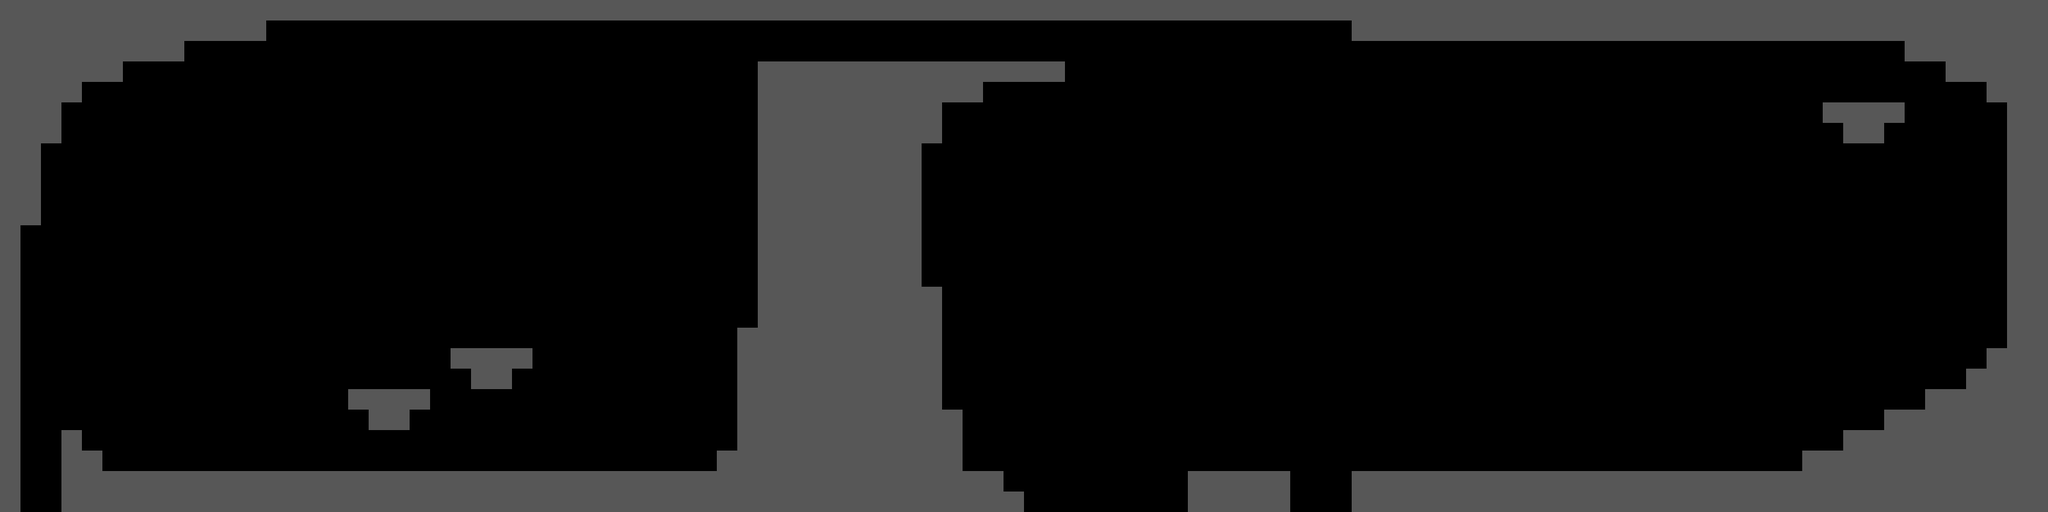

Tiled map render using the project's own tile images. Description and the whole map definition, tile-layer contents included, below:
An orthogonal 100x25 tile map with 32x32 px tiles, 1 tile layer (Tile Layer 1).

<map version="1.0" tiledversion="1.0.3" orientation="orthogonal" renderorder="right-down" width="100" height="25" tilewidth="32" tileheight="32" nextobjectid="1">
 <tileset firstgid="1" source="../tilesets/tileset.tsx" />
 <layer name="Tile Layer 1" width="100" height="25">
  <data encoding="csv">
2,2,2,2,2,2,2,2,2,2,2,2,2,2,2,2,2,2,2,2,2,2,2,2,2,2,2,2,2,2,2,2,2,2,2,2,2,2,2,2,2,2,2,2,2,2,2,2,2,2,2,2,2,2,2,2,2,2,2,2,2,2,2,2,2,2,2,2,2,2,2,2,2,2,2,2,2,2,2,2,2,2,2,2,2,2,2,2,2,2,2,2,2,2,2,2,2,2,2,2,
2,2,2,2,2,2,2,2,2,2,2,2,2,0,0,4,4,4,4,4,4,4,4,4,4,4,4,4,4,4,4,4,4,4,4,4,4,4,4,4,4,4,4,4,4,4,4,4,4,4,0,0,0,0,0,0,0,0,0,0,0,0,0,0,0,0,2,2,2,2,2,2,2,2,2,2,2,2,2,2,2,2,2,2,2,2,2,2,2,2,2,2,2,2,2,2,2,2,2,2,
2,2,2,2,2,2,2,2,2,0,0,0,0,0,0,0,4,4,4,4,4,4,4,4,4,4,4,4,4,4,4,4,4,4,4,4,4,4,4,4,4,4,4,4,4,4,4,4,4,4,0,0,0,0,0,0,0,0,0,0,0,0,0,0,0,0,0,0,0,0,0,0,0,0,0,0,0,0,0,0,0,0,0,0,0,0,0,0,0,0,0,0,0,2,2,2,2,2,2,2,
2,2,2,2,2,2,0,0,0,0,0,0,0,0,0,0,4,4,4,4,4,4,4,4,4,4,4,4,4,4,4,4,4,4,4,4,4,2,2,2,2,2,2,2,2,2,2,2,2,2,2,2,0,0,0,0,0,0,0,0,0,0,0,0,0,0,0,0,0,0,0,0,0,0,0,0,0,0,0,0,0,0,0,0,0,0,0,0,0,0,0,0,0,0,0,2,2,2,2,2,
2,2,2,2,0,0,0,0,0,0,0,0,0,0,0,0,4,4,4,4,4,4,4,4,4,4,4,4,4,4,4,4,4,4,4,4,4,2,2,2,2,2,2,2,2,2,2,2,0,0,0,0,0,0,0,0,0,0,0,0,0,0,0,0,0,0,0,0,0,0,0,0,0,0,0,0,0,0,0,0,0,0,0,0,0,0,0,0,0,0,0,0,0,0,0,0,0,2,2,2,
2,2,2,0,0,0,0,0,0,0,0,0,0,0,0,0,4,4,4,4,4,4,4,4,4,4,4,4,4,4,4,4,4,4,4,4,4,2,2,2,2,2,2,2,2,2,0,0,0,0,0,0,0,0,0,0,0,0,0,0,0,0,0,0,0,0,0,0,0,0,0,0,0,0,0,0,0,0,0,0,0,0,0,0,0,0,4,4,0,2,2,2,2,0,0,0,0,0,2,2,
2,2,2,0,0,0,0,0,0,0,0,0,0,0,0,0,4,4,4,4,4,4,4,4,4,4,4,4,4,4,4,4,4,4,4,4,4,2,2,2,2,2,2,2,2,2,0,0,0,0,0,0,0,0,0,0,0,0,0,0,0,0,0,0,0,0,0,0,0,0,0,0,0,0,0,0,0,0,0,0,0,0,0,0,0,0,4,4,0,0,2,2,0,0,0,0,0,0,2,2,
2,2,0,0,0,0,0,0,0,0,0,0,0,0,0,0,4,4,4,4,4,4,4,4,4,4,4,4,4,4,4,4,4,4,4,4,4,2,2,2,2,2,2,2,2,0,0,0,0,0,0,0,0,0,0,0,0,0,0,0,0,0,0,0,0,0,0,0,0,0,0,0,0,0,0,0,0,0,0,0,0,0,0,0,4,0,4,4,0,0,0,0,0,0,0,0,0,0,2,2,
2,2,0,0,0,0,0,0,0,0,0,0,0,0,0,0,4,4,4,4,4,4,4,4,4,4,4,4,4,4,4,4,4,4,4,4,4,2,2,2,2,2,2,2,2,0,0,0,0,0,0,0,0,0,0,0,0,0,0,0,0,0,0,0,0,0,0,0,0,0,0,0,0,0,0,0,0,0,0,0,0,0,0,4,4,0,4,4,0,0,0,0,0,0,0,0,0,0,2,2,
2,2,0,0,0,0,0,0,0,0,0,0,0,0,0,0,4,4,4,4,4,4,4,4,4,4,4,4,4,4,4,4,4,4,4,4,4,2,2,2,2,2,2,2,2,0,0,0,0,0,0,0,0,0,0,0,0,0,0,0,0,0,0,0,0,0,0,0,0,0,0,0,0,0,0,0,0,0,0,0,0,0,0,4,4,0,4,4,0,0,0,0,0,0,0,0,0,0,2,2,
2,2,0,0,0,0,0,0,0,0,0,0,0,0,0,0,4,4,4,4,4,4,4,4,4,4,4,4,4,4,4,4,4,4,4,4,4,2,2,2,2,2,2,2,2,0,0,0,0,0,0,0,0,0,0,0,0,0,0,0,0,0,0,0,0,0,0,0,0,0,0,0,0,0,0,0,0,0,0,0,0,4,0,4,4,0,4,4,0,0,0,0,0,0,0,0,0,0,2,2,
2,0,0,0,0,0,0,0,0,0,0,0,0,0,0,0,4,4,4,4,4,4,4,4,4,4,4,4,4,4,4,4,4,4,4,4,4,2,2,2,2,2,2,2,2,0,0,0,0,0,0,0,0,0,0,0,0,0,0,0,0,0,0,0,0,0,0,0,0,0,0,0,0,0,0,0,0,0,0,0,4,4,0,4,4,0,4,4,0,0,0,0,0,0,0,0,0,0,2,2,
2,0,0,0,0,0,0,0,0,0,0,0,0,0,0,0,4,4,4,4,4,4,4,4,4,4,4,4,4,4,4,4,4,4,4,4,4,2,2,2,2,2,2,2,2,0,0,0,0,0,0,0,0,0,0,0,0,0,0,0,0,0,0,0,0,0,0,0,0,0,0,0,0,0,0,0,0,0,0,0,4,4,0,4,4,0,4,4,0,0,0,0,0,0,0,0,0,0,2,2,
2,0,0,0,0,0,0,0,0,0,0,0,0,0,0,0,4,4,4,4,4,4,4,4,4,4,4,4,4,4,4,4,4,4,4,4,4,2,2,2,2,2,2,2,2,0,0,0,0,0,0,0,0,0,0,0,0,0,0,0,0,0,0,0,0,0,0,0,0,0,0,0,0,0,0,0,0,0,4,0,4,4,0,4,4,0,4,4,0,0,0,0,0,0,0,0,0,0,2,2,
2,0,0,0,0,0,0,0,0,0,0,0,0,0,0,0,4,4,4,4,4,4,4,4,4,4,4,4,4,4,4,4,4,4,4,4,4,2,2,2,2,2,2,2,2,2,0,0,0,0,0,0,0,0,0,0,0,0,0,0,0,0,0,0,0,0,0,0,0,0,0,0,0,0,0,0,0,4,4,0,4,4,0,4,4,0,4,4,0,0,0,0,0,0,0,0,0,0,2,2,
2,0,0,0,0,0,0,0,0,0,0,0,0,0,0,0,4,4,4,4,4,4,4,4,4,4,4,4,4,4,4,4,4,4,4,4,4,2,2,2,2,2,2,2,2,2,0,0,0,0,0,0,0,0,0,0,0,0,0,0,0,0,0,0,0,0,0,0,0,0,0,0,0,0,0,0,0,4,4,0,4,4,0,4,4,0,4,4,0,0,0,0,0,0,0,0,0,0,2,2,
2,0,0,0,0,0,0,0,0,0,0,0,0,0,0,0,4,4,4,4,4,4,4,4,4,4,4,4,4,4,4,4,4,4,4,4,2,2,2,2,2,2,2,2,2,2,0,0,0,0,0,0,0,0,0,0,0,0,0,0,0,0,0,0,0,0,0,0,0,0,0,0,0,0,0,4,0,4,4,0,4,4,0,4,4,0,4,4,0,0,0,0,0,0,0,0,0,0,2,2,
2,0,0,0,0,0,0,0,0,0,0,0,0,0,0,0,4,4,4,4,4,4,2,2,2,2,4,4,4,4,4,4,4,4,4,4,2,2,2,2,2,2,2,2,2,2,0,0,0,0,0,0,0,0,0,0,0,0,0,0,0,0,0,0,0,0,0,0,0,0,0,0,0,0,4,4,0,4,4,0,4,4,0,4,4,0,4,4,0,0,0,0,0,0,0,0,0,2,2,2,
2,0,0,0,0,0,0,0,0,0,0,0,0,0,0,0,4,4,4,4,4,4,4,2,2,4,4,4,4,4,4,4,4,4,4,4,2,2,2,2,2,2,2,2,2,2,0,0,0,0,0,0,0,0,0,0,0,0,0,0,0,0,0,0,0,0,0,0,0,0,0,0,0,0,4,4,0,4,4,0,4,4,0,4,4,0,4,4,0,0,0,0,0,0,0,0,2,2,2,2,
2,0,0,0,0,0,0,0,0,0,0,0,0,0,0,4,4,2,2,2,2,4,4,4,4,4,4,4,4,4,4,4,4,4,4,4,2,2,2,2,2,2,2,2,2,2,0,0,0,0,0,0,0,0,0,0,0,0,0,0,0,0,0,0,0,0,0,0,0,0,0,0,4,0,4,4,0,4,4,0,4,4,0,4,4,0,4,4,0,0,0,0,0,0,2,2,2,2,2,2,
2,4,0,0,0,0,0,0,0,0,0,0,0,0,0,4,4,4,2,2,4,4,4,4,4,4,4,4,4,4,4,4,4,4,4,4,2,2,2,2,2,2,2,2,2,2,2,0,0,0,0,0,0,0,0,0,0,0,0,0,0,0,0,0,0,0,0,0,0,0,0,4,4,0,4,4,0,4,4,0,4,4,0,4,4,0,4,4,0,0,0,0,2,2,2,2,2,2,2,2,
2,4,4,2,0,0,0,0,0,0,0,0,0,0,4,4,4,4,4,4,4,4,4,4,4,4,4,4,4,4,4,4,4,4,4,4,2,2,2,2,2,2,2,2,2,2,2,0,0,0,0,0,0,0,0,0,0,0,0,0,0,0,0,0,0,0,0,0,0,0,0,4,4,0,4,4,0,4,4,0,4,4,0,4,4,0,4,4,0,0,2,2,2,2,2,2,2,2,2,2,
2,4,4,2,2,0,0,0,0,0,0,0,0,0,4,4,4,4,4,4,4,4,4,4,4,4,4,4,4,4,4,4,4,4,4,2,2,2,2,2,2,2,2,2,2,2,2,0,0,0,0,0,0,0,0,0,0,0,0,0,0,0,0,0,0,0,0,0,0,0,0,4,4,0,4,4,0,4,4,0,4,4,0,4,4,0,4,4,2,2,2,2,2,2,2,2,2,2,2,2,
2,4,4,2,2,2,2,2,2,2,2,2,2,2,2,2,2,2,2,2,2,2,2,2,2,2,2,2,2,2,2,2,2,2,2,2,2,2,2,2,2,2,2,2,2,2,2,2,2,0,0,0,0,0,0,0,0,0,2,2,2,2,2,0,0,0,2,2,2,2,2,2,2,2,2,2,2,2,2,2,2,2,2,2,2,2,2,2,2,2,2,2,2,2,2,2,2,2,2,2,
2,4,4,2,2,2,2,2,2,2,2,2,2,2,2,2,2,2,2,2,2,2,2,2,2,2,2,2,2,2,2,2,2,2,2,2,2,2,2,2,2,2,2,2,2,2,2,2,2,2,0,0,0,0,0,0,0,0,2,2,2,2,2,0,0,0,2,2,2,2,2,2,2,2,2,2,2,2,2,2,2,2,2,2,2,2,2,2,2,2,2,2,2,2,2,2,2,2,2,2
</data>
 </layer>
</map>